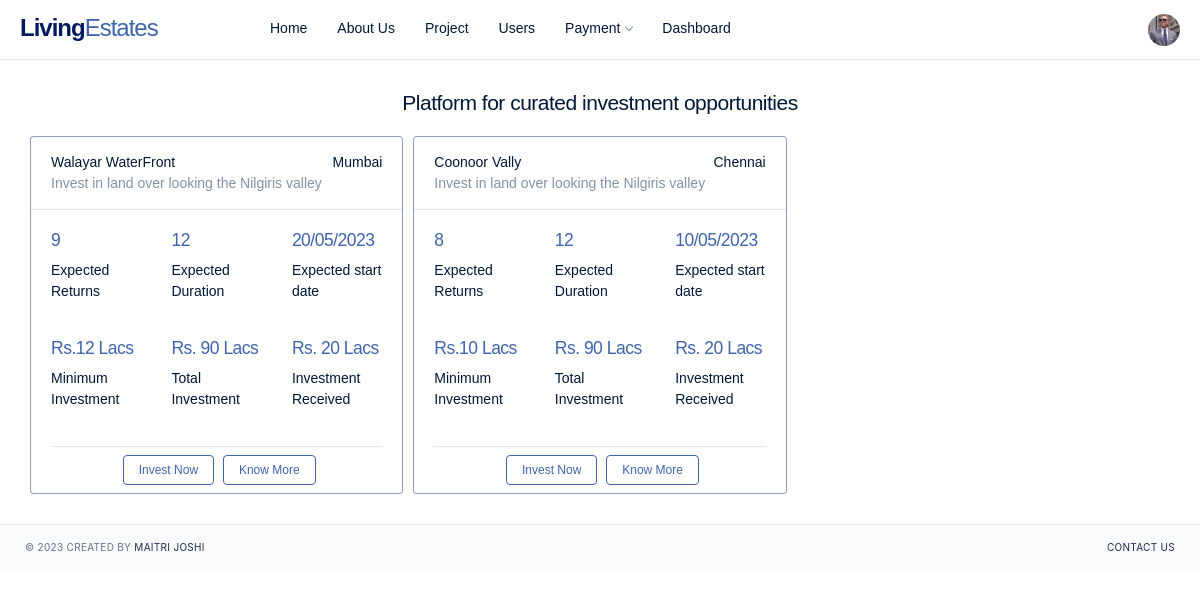
Before: /admin_homepage (signed in) with the older database file.
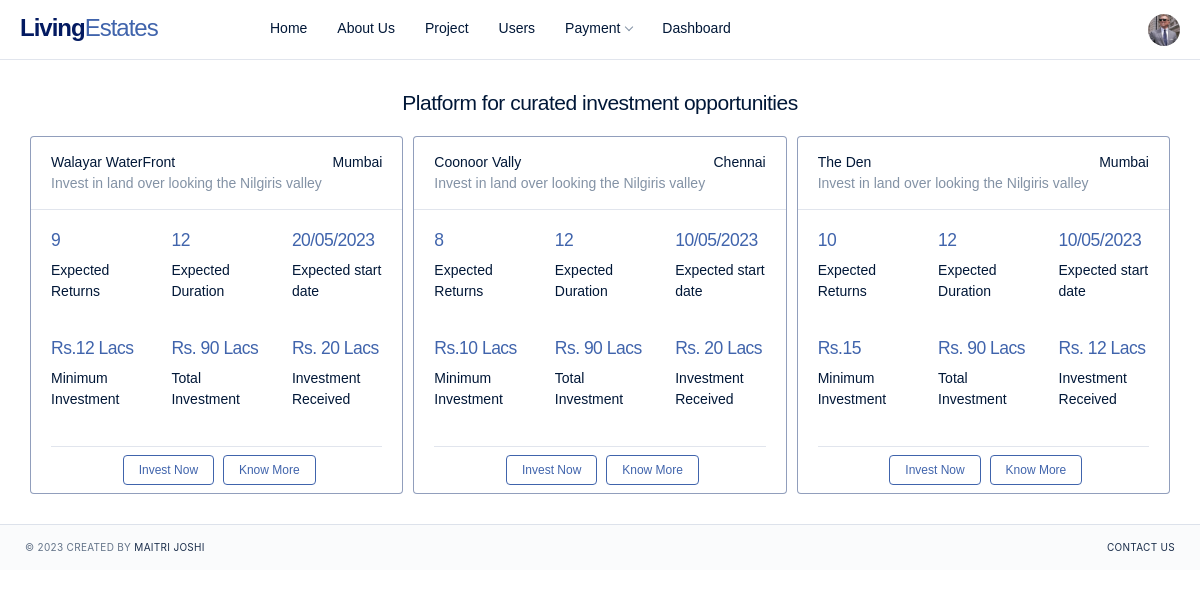
After: the same page with the newer database file.
### app/models.py (models this page shows, shortened)
class Profile(models.Model):
    user=models.OneToOneField(User,null=True,on_delete=models.CASCADE)
    phone_no=models.CharField(max_length=10)
    address_line1=models.CharField(max_length=30)
    address_line2=models.CharField(max_length=30)
    pincode=models.CharField(max_length=30)
    city=models.CharField(max_length=30)
    country=models.CharField(max_length=30)
    image=models.ImageField(upload_to='profile',null=True,default='default.jpg')
    activate_flag=models.CharField(max_length=10,default='0')

class Project(models.Model):
    user=models.ForeignKey(User,on_delete=models.CASCADE,null=True)
    project_name=models.CharField(max_length=100)
    proposer=models.CharField(max_length=100)
    project_manager=models.CharField(max_length=100)
    brief_desc=models.CharField(max_length=100)
    location=models.CharField(max_length=100)
    locality=models.CharField(max_length=100)
    Projected_ROI=models.CharField(max_length=100)
    start_date=models.CharField(max_length=100)
    location_link=models.CharField(max_length=100)
    expected_duration=models.CharField(max_length=100)
    min_investment=models.CharField(max_length=100)
    Investment_till_date=models.CharField(max_length=100)
    total_investment=models.CharField(max_length=100)
    land_purchased=models.CharField(max_length=20,choices=land_p)
    development=models.CharField(max_length=20,choices=dev)
    sales=models.CharField(max_length=20,choices=sales)
    detail_desc=models.TextField(max_length=1000)

### app/views.py (the view)
# urls.py: path('admin_homepage', views.admin_homepage,name='admin_homepage'),
def admin_homepage(request):
    Project_list=Project.objects.all()
    user_list=User.objects.get(username=request.user)
    profile_info=Profile.objects.filter(user=request.user)
    if len(profile_info)==1:
        profile_info=Profile.objects.get(user=request.user)
        return render(request,'admin_homepage.html',{'data':Project_list,'profile':profile_info,'data1':user_list})
    else:
        return render(request,'admin_homepage.html',{'data':Project_list,'data1':user_list})

### TEMPLATES/admin_homepage.html
{% extends 'base_admin.html'%}
{% block project_list %}
<div class="content content-fixed">
    <div class="container pd-x-0 pd-lg-x-10 pd-xl-x-0">
        <div class="text-center mg-b-20 mg-lg-b-25 mg-xl-b-20">
            <div>
                <h4 class="mg-b-0 tx-spacing--1">Platform for curated investment opportunities</h4>
            </div>
        </div>
        <div class="row row-xs">
            {%for i in data%}
            <div class="col-md-6 col-xl-4 mg-t-10">
                <div class="card ht-100p">
                    <div class="card-header">
                        <div class="d-flex align-items-center justify-content-between">
                            <h6 class="mg-b-0">{{i.project_name }}</h6>
                            <span>{{i.location}}</span>
                        </div>
                        <span class="tx-color-03 tx-12">Invest in land over looking the Nilgiris valley</span>
                    </div>
                    <div class="card-body pd-b-0">
                        <div class="row mg-b-20">
                            <div class="col">
                                <h5 class="tx-normal tx-info tx-spacing--1 mg-b-10">
                                    {{i.Projected_ROI}}
                                </h5>
                                <p class="tx-11 tx-medium">Expected Returns</p>
                            </div>
                            <div class="col">
                                <h5 class="tx-normal tx-info tx-spacing--1 mg-b-10">{{i.expected_duration}}</h5>
                                <p class="tx-11 tx-medium">Expected Duration</p>
                            </div>
                            <div class="col">
                                <h5 class="tx-normal tx-info tx-spacing--1 mg-b-10">{{i.start_date}}</h5>
                                <p class="tx-11 tx-medium">Expected start date</p>
                            </div>
                        </div>
                        <div class="row mg-b-20">
                            <div class="col">
                                <h5 class="tx-normal tx-info tx-spacing--1 mg-b-10">
                                    Rs.{{i.min_investment}}
                                </h5>
                                <p class="tx-11 tx-medium">Minimum Investment</p>
                            </div>
                            <div class="col">
                                <h5 class="tx-normal tx-info tx-spacing--1 mg-b-10">Rs. {{i.total_investment}}</h5>
                                <p class="tx-11 tx-medium">Total Investment</p>
                            </div>
                            <div class="col">
                                <h5 class="tx-normal tx-info tx-spacing--1 mg-b-10">Rs. {{i.Investment_till_date}}</h5>
                                <p class="tx-11 tx-medium">Investment Received</p>
                            </div>
                        </div>
                        <div class="card-footer text-center tx-13">
                            <a href="#" class="btn btn-xs btn-outline-facebook mg-l-5">Invest Now</a>
                            <a href="{% url 'know_more' i.id%}" class="btn btn-xs btn-outline-facebook mg-l-5">Know More</a>
                        </div>
                    </div>
                </div>
            </div>
            {%endfor%}
        </div>
    </div>
</div>
{%endblock%}

### TEMPLATES/base_admin.html (shortened to what this page needs)
<!DOCTYPE html>
{% load static %}
<html lang="en">
<head>
    <link rel="stylesheet" href="{% static 'css/style1.css' %}">
    <link rel="stylesheet" href="{% static 'css/dashboard.css' %}">
</head>
<body class="page-profile">
    <header class="navbar navbar-header navbar-header-fixed">
        <div class="navbar-brand">
            <a href="#" class="df-logo">Living<span>Estates</span></a>
        </div>
        <div id="navbarMenu" class="navbar-menu-wrapper">
            <ul class="nav navbar-menu">
                <li class="nav-item">
                    <a href="{%url 'admin_homepage'%}" class="nav-link">Home</a>
                </li>
                <li class="nav-item">
                    <a href="{%url 'admin_about_us'%}" class="nav-link">About Us</a>
                </li>
                <li class="nav-item">
                    <a href="{% url 'project'%}" class="nav-link">Project</a>
                </li>
                <li class="nav-item">
                    <a href="{% url 'user_details' %}" class="nav-link">Users</a>
                </li>
                <li class="nav-item with-sub">
                    <a href="#" class="nav-link">Payment</a>
                </li>
                <li class="nav-item">
                    <a href="#" class="nav-link">Dashboard</a>
                </li>
            </ul>
        </div>
        <div class="navbar-right">
            <div class="dropdown dropdown-profile">
                <a href="#" role="button" class="dropdown-link" data-bs-toggle="dropdown" data-bs-display="static">
                    <div class="avatar avatar-sm"><img src="{{profile.image.url}}" class="rounded-circle" alt=""></div>
                </a>
            </div>
        </div>
    </header>
{% block project_list%}
{%endblock%}
    <footer class="footer">
        <div>
            <span>&copy; 2023 </span>
            <span>Created by <a href="#">Maitri Joshi</a></span>
        </div>
        <div>
            <nav class="nav">
                <a href="#" class="nav-link">Contact Us</a>
            </nav>
        </div>
    </footer>
</body>
</html>

Changed rows visible on the page:
added Project: project_name "The Den", location "Mumbai", Projected_ROI "10", expected_duration "12", start_date "10/05/2023", min_investment "15", total_investment "90 Lacs", Investment_till_date "12 Lacs"
